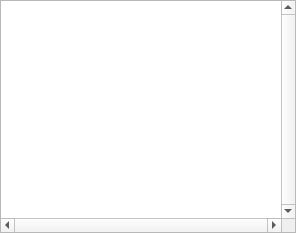
<?xml version="1.0" encoding="UTF-8"?>
<ui version="4.0">
 <class>CFrameEditor</class>
 <widget class="QWidget" name="CFrameEditor">
  <property name="geometry">
   <rect>
    <x>0</x>
    <y>0</y>
    <width>296</width>
    <height>233</height>
   </rect>
  </property>
  <property name="windowTitle">
   <string>Form</string>
  </property>
  <layout class="QGridLayout" name="gridLayout">
   <property name="margin">
    <number>0</number>
   </property>
   <property name="spacing">
    <number>0</number>
   </property>
   <item row="0" column="0">
    <widget class="CFamiTrackerFrameTableView" name="songFrames">
     <property name="sizePolicy">
      <sizepolicy hsizetype="Minimum" vsizetype="Minimum">
       <horstretch>0</horstretch>
       <verstretch>0</verstretch>
      </sizepolicy>
     </property>
     <property name="focusPolicy">
      <enum>Qt::WheelFocus</enum>
     </property>
     <property name="verticalScrollBarPolicy">
      <enum>Qt::ScrollBarAlwaysOn</enum>
     </property>
     <property name="horizontalScrollBarPolicy">
      <enum>Qt::ScrollBarAlwaysOn</enum>
     </property>
     <property name="autoScroll">
      <bool>true</bool>
     </property>
     <property name="editTriggers">
      <set>QAbstractItemView::DoubleClicked</set>
     </property>
     <property name="alternatingRowColors">
      <bool>false</bool>
     </property>
     <property name="selectionMode">
      <enum>QAbstractItemView::SingleSelection</enum>
     </property>
     <property name="selectionBehavior">
      <enum>QAbstractItemView::SelectRows</enum>
     </property>
     <property name="textElideMode">
      <enum>Qt::ElideNone</enum>
     </property>
     <property name="showGrid">
      <bool>false</bool>
     </property>
     <property name="gridStyle">
      <enum>Qt::DotLine</enum>
     </property>
     <property name="wordWrap">
      <bool>false</bool>
     </property>
     <property name="cornerButtonEnabled">
      <bool>false</bool>
     </property>
     <attribute name="horizontalHeaderVisible">
      <bool>false</bool>
     </attribute>
     <attribute name="horizontalHeaderDefaultSectionSize">
      <number>1</number>
     </attribute>
     <attribute name="horizontalHeaderMinimumSectionSize">
      <number>1</number>
     </attribute>
     <attribute name="horizontalHeaderStretchLastSection">
      <bool>false</bool>
     </attribute>
     <attribute name="verticalHeaderDefaultSectionSize">
      <number>1</number>
     </attribute>
     <attribute name="verticalHeaderMinimumSectionSize">
      <number>1</number>
     </attribute>
    </widget>
   </item>
  </layout>
 </widget>
 <customwidgets>
  <customwidget>
   <class>CFamiTrackerFrameTableView</class>
   <extends>QTableView</extends>
   <header location="global">famitracker/MainFrame.h</header>
  </customwidget>
 </customwidgets>
 <resources/>
 <connections/>
</ui>
